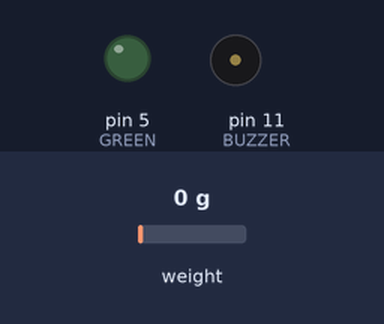
A sketch run on a simulated Arduino Uno, built with avr-gcc and run on an emulated ATmega328P. On the bench: output pins drawn as LEDs (lit = HIGH), buzzer (waves = sounding, pin HIGH). The inputs (shaded band) are chosen by the test bench; at power-on: weight on the scale 0 g. What the sketch prints to the serial monitor is not drawn.

Above: at 0.1 s.
At 3.0 s:
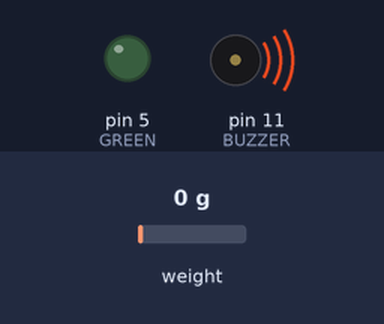
At 4.5 s:
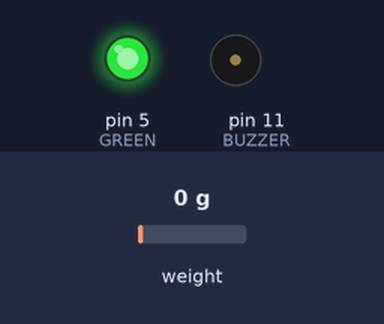
Timing chart, 0 to 6.0 s (numbered marks = the images above):
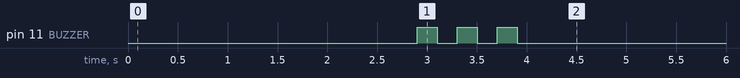

The sketch:

SCRIPT-Thrust-Stand.ino
```cpp
/*THRUST STAND MACHINE CODE 50Hz*/

/*LIBRARIES*/
#include <Wire.h>
#include <SPI.h>
#include <HX711_ADC.h>

/*EEPROM*/
#if defined(ESP8266)|| defined(ESP32) || defined(AVR)
#include <EEPROM.h>
#endif

/*PINS AND OBJECTS*/
const int HX711_dout = 8;
const int HX711_sck = 3;

HX711_ADC LoadCell(HX711_dout, HX711_sck);

const int calVal_eepromAdress = 0;
unsigned long t = 0;
unsigned long dt_us = 0.0;
unsigned long now_us = 0.0;
unsigned long stabilizingtime = 2000;

int GREEN = 5;
int BUZZER = 11;

boolean _tare = true;
static boolean newDataReady = 0;

/*CONSTANTS AND VARIABLES*/
float ts = 0.0;
float ts_now = 0.0;
float ts_last = 0.0;
float dt = 0.0;
float thrust = 0;
float calibrationValue;
const int serialPrintInterval = 10;
unsigned long LOOP_PERIOD_US = 20000;   // 20 ms  → 50 Hz
const int sensorPin = A0;                   /* Pin where the pressure transducer is connected */
const float sensorMaxPressure = 200.0;      /* Maximum pressure of the transducer (in PSI) */
const float analogMax = 1023.0;             /* Maximum analog value (10-bit ADC) */
const float voltageAtZeroPressure = 0.5;    /* Voltage output from sensor at 0 PSI (adjust if needed) */
const float sensorVoltageRange = 4.5;       /* Voltage output range from sensor (0.5V to 4.5V) */
const float supplyVoltage = 5.0;            /* Supply Voltage for the sensor (5V)*/
float zeroValue = 0;                        /* Calibration value for each measurement (adjusted for temperature and external conditions) */
float zeroVoltage = 0;                      /* Calibration value in voltage */
float zeroPressure = 0;

int sensorValue;
float sensorVoltage;
float pressure = 0;


/* ---- globals ---- */
float ts_last_us = 0.0;   // time of previous loop() start


/*TIME*/
float time;


/*SETUP*/
void setup() {
  Serial.begin(115200);
  Serial.flush();
  Serial.println("Starting...");
  pinMode(GREEN, OUTPUT);
  pinMode(BUZZER, OUTPUT);
  Serial.println("Starting communication...");
  Serial.flush();

  delay(500);

  LoadCell.begin();
  LoadCell.setSamplesInUse(1);
  EEPROM.get(calVal_eepromAdress, calibrationValue);
  LoadCell.start(stabilizingtime, _tare);

  if (LoadCell.getTareTimeoutFlag()) {
    Serial.println("HX711 failed to initialize ...");
    while (1);
  }
  else {
    LoadCell.setCalFactor(calibrationValue);
    Serial.println("Startup is complete");
    digitalWrite(BUZZER, HIGH);
    delay(200);
    digitalWrite(BUZZER, LOW);
    delay(200);
    digitalWrite(BUZZER, HIGH);
    delay(200);
    digitalWrite(BUZZER, LOW);
    delay(200);
    digitalWrite(BUZZER, HIGH);
    delay(200);
    digitalWrite(BUZZER, LOW);
    delay(500);
    digitalWrite(GREEN, HIGH);
  }

  zeroValue = analogRead(sensorPin);
  zeroVoltage = (zeroValue / analogMax) * supplyVoltage;
  zeroPressure = ((zeroVoltage - voltageAtZeroPressure) / sensorVoltageRange) * sensorMaxPressure;

  ts_last_us = micros();


}

/*LOOP*/
void loop() {
/* ---------- wait until 20 ms have elapsed ---------- */
  now_us = micros();
  dt_us = now_us - ts_last_us;        // elapsed time (µs)

  if (dt_us < LOOP_PERIOD_US) {                     // still too early?
    delayMicroseconds(LOOP_PERIOD_US - dt_us);       // busy‑wait remainder
    now_us = micros();                               // refresh after wait
    dt_us  = now_us - ts_last_us;
  }
  ts_last_us = now_us;                               // mark start of this cycle

  /* ---------- do the 50 Hz job ---------- */
  float dt   = dt_us * 1e-6;                         // s
  if (LoadCell.update()) newDataReady = true;

  float thrust = LoadCell.getData() / 1000.00 * 9.80665;

  Serial.print(ts,3);
  Serial.print(',');
  Serial.println(thrust,3);

  ts += dt;
}
```
